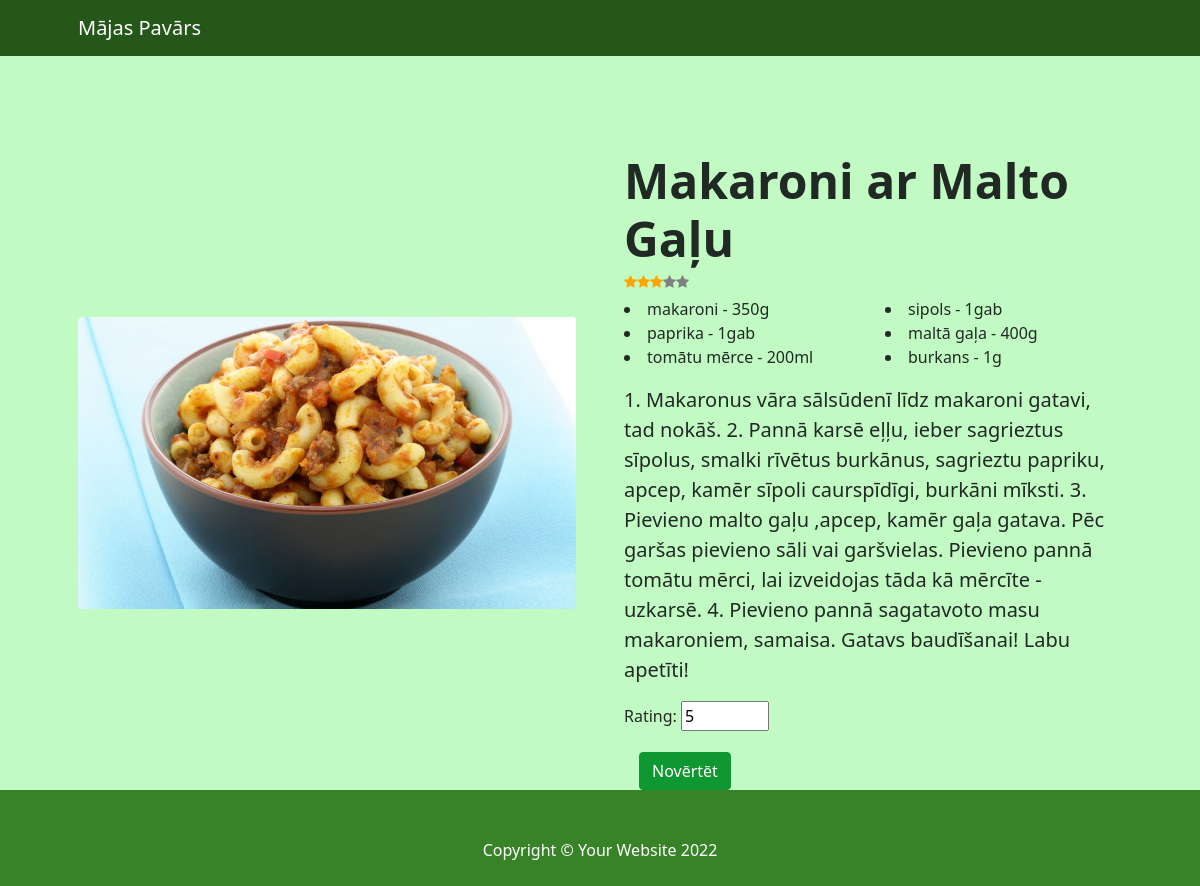
Screenshot of /details/Makaroni ar Malto Gaļu/ with the database file from the repository.
### receptes/models.py (models this page shows, shortened)
class Recepie(models.Model):
    name =  models.CharField(max_length=255)
    description = models.TextField()
    image = models.ImageField(upload_to="receptes/images",blank=True,null=True)
    recepie_ingridient = models.ManyToManyField(Product, through='ingridient')
    category = models.ManyToManyField(Category)
    def average_rating(self) -> float:
        return Rating.objects.filter(recepie=self).aggregate(Avg("rating"))["rating__avg"] or 0

class Ingridient(models.Model):
    recepie = models.ForeignKey(Recepie, on_delete=models.CASCADE)
    product = models.ForeignKey(Product, on_delete=models.CASCADE)
    amount = models.PositiveSmallIntegerField()
    class Measure(models.Choices):
        mL = 'ml'
        g = 'g'
        gab = 'gab'
    measure = models.CharField(max_length=3,choices=Measure.choices)

class Product(models.Model):
    name = models.CharField(max_length=255)
    calories = models.PositiveSmallIntegerField()

### receptes/views.py (the view)
# urls.py: path('details/<str:name>/',views.details, name="receptes-details")
def details(request, name):
    receipe = Recepie.objects.get(name=name)
    if request.method == 'POST':
        form = RatingForm(request.POST)
        if form.is_valid():
            rating = form.cleaned_data['Rating']
            Rating.objects.create(recepie=receipe, rating=rating)
    else:
        form = RatingForm()
    ingredients = Ingridient.objects.filter(recepie_id=receipe)
    context = {'receipe': receipe, 'ingredients': ingredients, 'form': form}
    return render(request, 'details.html', context )

### receptes/form.py
class RatingForm(forms.Form):
    Rating = forms.IntegerField(min_value=1, max_value=10, initial=5)

### receptes/templates/details.html (shortened to what this page needs)
{% extends "base.html" %}
{% block header %}
    <link href="https://cdn.jsdelivr.net/npm/bootstrap-icons@1.5.0/font/bootstrap-icons.css" rel="stylesheet" />
    <link rel="stylesheet" href="https://cdn.jsdelivr.net/npm/bootstrap@4.0.0/dist/css/bootstrap.min.css">
    <link rel="stylesheet" href="https://cdnjs.cloudflare.com/ajax/libs/font-awesome/4.7.0/css/font-awesome.min.css">
    {% load static %}
    <link href="{% static 'css/styles_search.css' %}" rel="stylesheet" />
{% endblock header %}
{% block content %}
{% include "nav.html" %}
<section class="py-5">
    <div class="container px-4 px-lg-5 my-5">
        <div class="row gx-4 gx-lg-5 align-items-center">
            <div class="col-md-6">
                <img class="card-img-top mb-5 mb-md-0" src="{{ receipe.image.url }}" alt="..." />
                {% load qr_code %}
            </div>
            <div class="col-md-6">
                <h1 class="display-5 fw-bolder">{{ receipe.name }}</h1>
                <div class="d-flex small text-warning mb-2">
                    <span class="fa fa-star {% if receipe.average_rating > 2 %} checked {% endif %}"></span>
                    <span class="fa fa-star {% if receipe.average_rating > 4 %} checked {% endif %}"></span>
                    <span class="fa fa-star {% if receipe.average_rating > 6 %} checked {% endif %}"></span>
                    <span class="fa fa-star {% if receipe.average_rating > 8 %} checked {% endif %}" ></span>
                    <span class="fa fa-star {% if receipe.average_rating > 9 %} checked {% endif %}"></span>
                </div>
                <div class="row">
                    {% for ingredient in ingredients %}
                      {% if forloop.counter0|divisibleby:2 %}
                        </div>
                        <div class="row">
                      {% endif %}
                      <div class="col-6">
                        <li>{{ ingredient.product.name }} - {{ ingredient.amount }}{{ ingredient.measure }}</li>
                      </div>
                    {% endfor %}
                  </div>
                <p class="lead">{{ receipe.description }}</p>
                    <form method="post">
                        {{ form.as_p }}
                        <div class="col-auto"><button class="btn btn-primary" id="submitButton" type="submit">Novērtēt</button></div>
                      </form>
            </div>
        </div>
    </div>
</section>
{% include "footer.html" %}
{% endblock content%}

### receptes/templates/base.html (shortened to what this page needs)
<!DOCTYPE html>
<html lang="en">
<head>
    {% block header %}
    {% endblock header %}
</head>
<body>
    {% block content %}
    {% endblock content %}
</body>
</html>

### receptes/templates/nav.html
<nav class="navbar navbar-expand-lg navbar-dark ">
    <div class="container px-4 px-lg-5">
        <a class="navbar-brand" href="{% url 'receptes-home' %}">Mājas Pavārs</a>
    </div>
</nav>

### receptes/templates/footer.html
<footer class="py-5">
    <div class="container"><p class="m-0 text-center text-white">Copyright &copy; Your Website 2022</p></div>
</footer>

### receptes/templates/details.html (style rules this page uses)
.fa-star { color: grey; }
.checked { color: orange; }

### rows the page displays
Recepie: image (picture), name "Makaroni ar Malto Gaļu", description "1. Makaronus vāra sālsūdenī līdz makaroni gatavi, tad nokāš. 2. Pannā karsē eļļu, ieber sagrieztus sīpolus, smalki rīvētus burkānus, sagrieztu papriku, apcep, kamēr sīpoli caurspīdīgi, burkāni mīksti. 3. Pievieno malto gaļu ,apcep, kamēr gaļa gatava. Pēc garšas pievieno sāli vai garšvielas. Pievieno pannā tomātu mērci, lai izveidojas tāda kā mērcīte - uzkarsē. 4. Pievieno pannā sagatavoto masu makaroniem, samaisa. Gatavs baudīšanai! Labu apetīti!"
Ingridient: product.name "makaroni", amount "350", measure "g"
Ingridient: product.name "sipols", amount "1", measure "gab"
Ingridient: product.name "paprika", amount "1", measure "gab"
Ingridient: product.name "maltā gaļa", amount "400", measure "g"
Ingridient: product.name "tomātu mērce", amount "200", measure "ml"
Ingridient: product.name "burkans", amount "1", measure "g"
